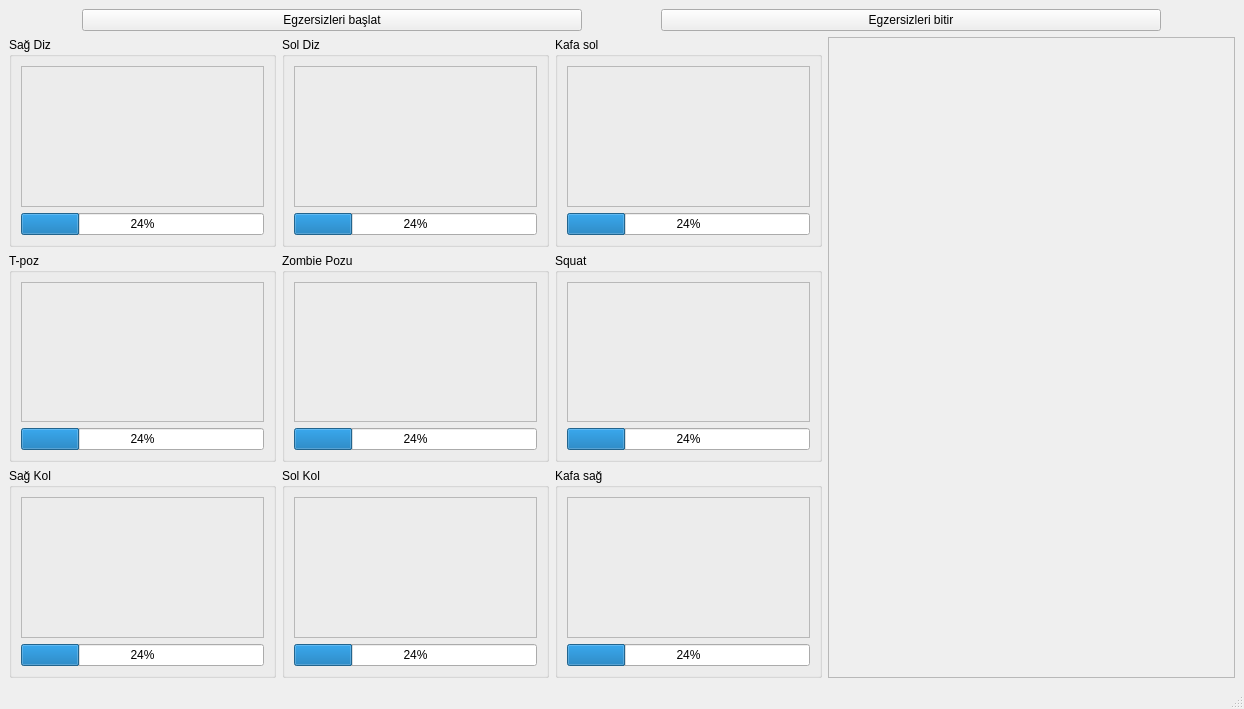
<?xml version="1.0" encoding="UTF-8"?>
<ui version="4.0">
 <class>exercises</class>
 <widget class="QMainWindow" name="exercises">
  <property name="geometry">
   <rect>
    <x>0</x>
    <y>0</y>
    <width>1244</width>
    <height>709</height>
   </rect>
  </property>
  <property name="windowTitle">
   <string>MainWindow</string>
  </property>
  <widget class="QWidget" name="centralwidget">
   <layout class="QGridLayout" name="gridLayout">
    <item row="0" column="0">
     <layout class="QVBoxLayout" name="verticalLayout_11" stretch="2,18">
      <item>
       <layout class="QHBoxLayout" name="horizontalLayout_4">
        <item>
         <widget class="QPushButton" name="neck_right">
          <property name="maximumSize">
           <size>
            <width>500</width>
            <height>16777215</height>
           </size>
          </property>
          <property name="styleSheet">
           <string notr="true"/>
          </property>
          <property name="text">
           <string>Egzersizleri başlat</string>
          </property>
         </widget>
        </item>
        <item>
         <widget class="QPushButton" name="pushButton">
          <property name="maximumSize">
           <size>
            <width>500</width>
            <height>16777215</height>
           </size>
          </property>
          <property name="text">
           <string>Egzersizleri bitir</string>
          </property>
         </widget>
        </item>
       </layout>
      </item>
      <item>
       <layout class="QHBoxLayout" name="horizontalLayout_5" stretch="2,1">
        <item>
         <layout class="QVBoxLayout" name="verticalLayout">
          <item>
           <layout class="QHBoxLayout" name="horizontalLayout">
            <item>
             <widget class="QGroupBox" name="groupBox_2">
              <property name="title">
               <string>Sağ Diz</string>
              </property>
              <layout class="QGridLayout" name="gridLayout_2">
               <item row="0" column="0">
                <layout class="QVBoxLayout" name="verticalLayout_6">
                 <item>
                  <widget class="QFrame" name="frame">
                   <property name="styleSheet">
                    <string notr="true">image: url(:/images/sag_diz.jpeg);</string>
                   </property>
                   <property name="frameShape">
                    <enum>QFrame::StyledPanel</enum>
                   </property>
                   <property name="frameShadow">
                    <enum>QFrame::Raised</enum>
                   </property>
                  </widget>
                 </item>
                 <item>
                  <widget class="QProgressBar" name="sag_diz_bar">
                   <property name="value">
                    <number>24</number>
                   </property>
                  </widget>
                 </item>
                </layout>
               </item>
              </layout>
             </widget>
            </item>
            <item>
             <widget class="QGroupBox" name="groupBox_5">
              <property name="title">
               <string>Sol Diz</string>
              </property>
              <layout class="QGridLayout" name="gridLayout_3">
               <item row="0" column="0">
                <layout class="QVBoxLayout" name="verticalLayout_7">
                 <item>
                  <widget class="QFrame" name="frame_2">
                   <property name="styleSheet">
                    <string notr="true">image: url(:/images/sol_diz.jpeg);</string>
                   </property>
                   <property name="frameShape">
                    <enum>QFrame::StyledPanel</enum>
                   </property>
                   <property name="frameShadow">
                    <enum>QFrame::Raised</enum>
                   </property>
                  </widget>
                 </item>
                 <item>
                  <widget class="QProgressBar" name="sol_diz_bar">
                   <property name="value">
                    <number>24</number>
                   </property>
                  </widget>
                 </item>
                </layout>
               </item>
              </layout>
             </widget>
            </item>
            <item>
             <widget class="QGroupBox" name="groupBox_6">
              <property name="title">
               <string>Kafa sol</string>
              </property>
              <layout class="QGridLayout" name="gridLayout_4">
               <item row="0" column="0">
                <layout class="QVBoxLayout" name="verticalLayout_8">
                 <item>
                  <widget class="QFrame" name="frame_3">
                   <property name="styleSheet">
                    <string notr="true">image: url(:/images/left_head.jpeg);</string>
                   </property>
                   <property name="frameShape">
                    <enum>QFrame::StyledPanel</enum>
                   </property>
                   <property name="frameShadow">
                    <enum>QFrame::Raised</enum>
                   </property>
                  </widget>
                 </item>
                 <item>
                  <widget class="QProgressBar" name="kafa_sol_bar">
                   <property name="value">
                    <number>24</number>
                   </property>
                  </widget>
                 </item>
                </layout>
               </item>
              </layout>
             </widget>
            </item>
           </layout>
          </item>
          <item>
           <layout class="QHBoxLayout" name="horizontalLayout_2">
            <item>
             <widget class="QGroupBox" name="groupBox_9">
              <property name="title">
               <string>T-poz</string>
              </property>
              <layout class="QGridLayout" name="gridLayout_5">
               <item row="0" column="0">
                <layout class="QVBoxLayout" name="verticalLayout_9">
                 <item>
                  <widget class="QFrame" name="frame_4">
                   <property name="styleSheet">
                    <string notr="true">image: url(:/images/t_pose.jpeg);</string>
                   </property>
                   <property name="frameShape">
                    <enum>QFrame::StyledPanel</enum>
                   </property>
                   <property name="frameShadow">
                    <enum>QFrame::Raised</enum>
                   </property>
                  </widget>
                 </item>
                 <item>
                  <widget class="QProgressBar" name="t_poz_bar">
                   <property name="value">
                    <number>24</number>
                   </property>
                  </widget>
                 </item>
                </layout>
               </item>
              </layout>
             </widget>
            </item>
            <item>
             <widget class="QGroupBox" name="groupBox">
              <property name="title">
               <string>Zombie Pozu</string>
              </property>
              <layout class="QGridLayout" name="gridLayout_6">
               <item row="0" column="0">
                <layout class="QVBoxLayout" name="verticalLayout_2">
                 <item>
                  <widget class="QFrame" name="frame_6">
                   <property name="styleSheet">
                    <string notr="true">image: url(:/images/zombie.jpeg);</string>
                   </property>
                   <property name="frameShape">
                    <enum>QFrame::StyledPanel</enum>
                   </property>
                   <property name="frameShadow">
                    <enum>QFrame::Raised</enum>
                   </property>
                  </widget>
                 </item>
                 <item>
                  <widget class="QProgressBar" name="zombie_bar">
                   <property name="value">
                    <number>24</number>
                   </property>
                  </widget>
                 </item>
                </layout>
               </item>
              </layout>
             </widget>
            </item>
            <item>
             <widget class="QGroupBox" name="groupBox_8">
              <property name="title">
               <string>Squat</string>
              </property>
              <layout class="QGridLayout" name="gridLayout_7">
               <item row="0" column="0">
                <layout class="QVBoxLayout" name="verticalLayout_5">
                 <item>
                  <widget class="QFrame" name="frame_9">
                   <property name="styleSheet">
                    <string notr="true">image: url(:/images/squat.jpeg);</string>
                   </property>
                   <property name="frameShape">
                    <enum>QFrame::StyledPanel</enum>
                   </property>
                   <property name="frameShadow">
                    <enum>QFrame::Raised</enum>
                   </property>
                  </widget>
                 </item>
                 <item>
                  <widget class="QProgressBar" name="squat_bar">
                   <property name="value">
                    <number>24</number>
                   </property>
                  </widget>
                 </item>
                </layout>
               </item>
              </layout>
             </widget>
            </item>
           </layout>
          </item>
          <item>
           <layout class="QHBoxLayout" name="horizontalLayout_3">
            <item>
             <widget class="QGroupBox" name="groupBox_4">
              <property name="title">
               <string>Sağ Kol</string>
              </property>
              <layout class="QGridLayout" name="gridLayout_8">
               <item row="0" column="0">
                <layout class="QVBoxLayout" name="verticalLayout_3">
                 <item>
                  <widget class="QFrame" name="frame_7">
                   <property name="styleSheet">
                    <string notr="true">image: url(:/images/sag_kol.jpeg);</string>
                   </property>
                   <property name="frameShape">
                    <enum>QFrame::StyledPanel</enum>
                   </property>
                   <property name="frameShadow">
                    <enum>QFrame::Raised</enum>
                   </property>
                  </widget>
                 </item>
                 <item>
                  <widget class="QProgressBar" name="sag_kol_bar">
                   <property name="value">
                    <number>24</number>
                   </property>
                  </widget>
                 </item>
                </layout>
               </item>
              </layout>
             </widget>
            </item>
            <item>
             <widget class="QGroupBox" name="groupBox_7">
              <property name="title">
               <string>Sol Kol</string>
              </property>
              <layout class="QGridLayout" name="gridLayout_9">
               <item row="0" column="0">
                <layout class="QVBoxLayout" name="verticalLayout_4">
                 <item>
                  <widget class="QFrame" name="frame_8">
                   <property name="styleSheet">
                    <string notr="true">image: url(:/images/sol_kol.jpeg);</string>
                   </property>
                   <property name="frameShape">
                    <enum>QFrame::StyledPanel</enum>
                   </property>
                   <property name="frameShadow">
                    <enum>QFrame::Raised</enum>
                   </property>
                  </widget>
                 </item>
                 <item>
                  <widget class="QProgressBar" name="sol_kol_bar">
                   <property name="value">
                    <number>24</number>
                   </property>
                  </widget>
                 </item>
                </layout>
               </item>
              </layout>
             </widget>
            </item>
            <item>
             <widget class="QGroupBox" name="groupBox_3">
              <property name="title">
               <string>Kafa sağ</string>
              </property>
              <layout class="QGridLayout" name="gridLayout_10">
               <item row="0" column="0">
                <layout class="QVBoxLayout" name="verticalLayout_10">
                 <item>
                  <widget class="QFrame" name="frame_5">
                   <property name="styleSheet">
                    <string notr="true">image: url(:/images/right_head.jpeg);</string>
                   </property>
                   <property name="frameShape">
                    <enum>QFrame::StyledPanel</enum>
                   </property>
                   <property name="frameShadow">
                    <enum>QFrame::Raised</enum>
                   </property>
                  </widget>
                 </item>
                 <item>
                  <widget class="QProgressBar" name="kafa_sag_bar">
                   <property name="value">
                    <number>24</number>
                   </property>
                  </widget>
                 </item>
                </layout>
               </item>
              </layout>
             </widget>
            </item>
           </layout>
          </item>
         </layout>
        </item>
        <item>
         <widget class="QFrame" name="frame_10">
          <property name="frameShape">
           <enum>QFrame::StyledPanel</enum>
          </property>
          <property name="frameShadow">
           <enum>QFrame::Raised</enum>
          </property>
         </widget>
        </item>
       </layout>
      </item>
     </layout>
    </item>
   </layout>
  </widget>
  <widget class="QMenuBar" name="menubar">
   <property name="geometry">
    <rect>
     <x>0</x>
     <y>0</y>
     <width>1244</width>
     <height>23</height>
    </rect>
   </property>
  </widget>
  <widget class="QStatusBar" name="statusbar"/>
 </widget>
 <resources/>
 <connections/>
</ui>
